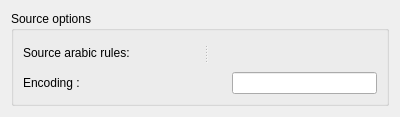
<ui version="4.0" >
 <class>Config</class>
 <widget class="QWidget" name="Config" >
  <property name="geometry" >
   <rect>
    <x>0</x>
    <y>0</y>
    <width>400</width>
    <height>117</height>
   </rect>
  </property>
  <property name="windowTitle" >
   <string>Form</string>
  </property>
  <layout class="QVBoxLayout" name="verticalLayout" >
   <item>
    <widget class="QGroupBox" name="groupBox1" >
     <property name="title" >
      <string>Source options</string>
     </property>
     <layout class="QVBoxLayout" >
      <item>
       <widget class="QSplitter" name="splitter1" >
        <property name="orientation" >
         <enum>Qt::Horizontal</enum>
        </property>
        <widget class="QLabel" name="textLabel2_2" >
         <property name="text" >
          <string>Source arabic rules:</string>
         </property>
         <property name="wordWrap" >
          <bool>false</bool>
         </property>
        </widget>
        <widget class="KUrlRequester" name="Rules" />
       </widget>
      </item>
      <item>
       <layout class="QHBoxLayout" name="_2" >
        <item>
         <widget class="QLabel" name="textLabel2_2_2" >
          <property name="text" >
           <string>Encoding :</string>
          </property>
          <property name="wordWrap" >
           <bool>false</bool>
          </property>
         </widget>
        </item>
        <item>
         <spacer name="spacer3_2_2" >
          <property name="orientation" >
           <enum>Qt::Horizontal</enum>
          </property>
          <property name="sizeType" >
           <enum>QSizePolicy::Expanding</enum>
          </property>
          <property name="sizeHint" stdset="0" >
           <size>
            <width>117</width>
            <height>20</height>
           </size>
          </property>
         </spacer>
        </item>
        <item>
         <widget class="QLineEdit" name="Encoding" />
        </item>
       </layout>
      </item>
     </layout>
    </widget>
   </item>
  </layout>
 </widget>
 <customwidgets>
  <customwidget>
   <class>KUrlRequester</class>
   <extends>QFrame</extends>
   <header>kurlrequester.h</header>
  </customwidget>
  <customwidget>
  </customwidget>
 </customwidgets>
 <resources/>
 <connections/>
</ui>
